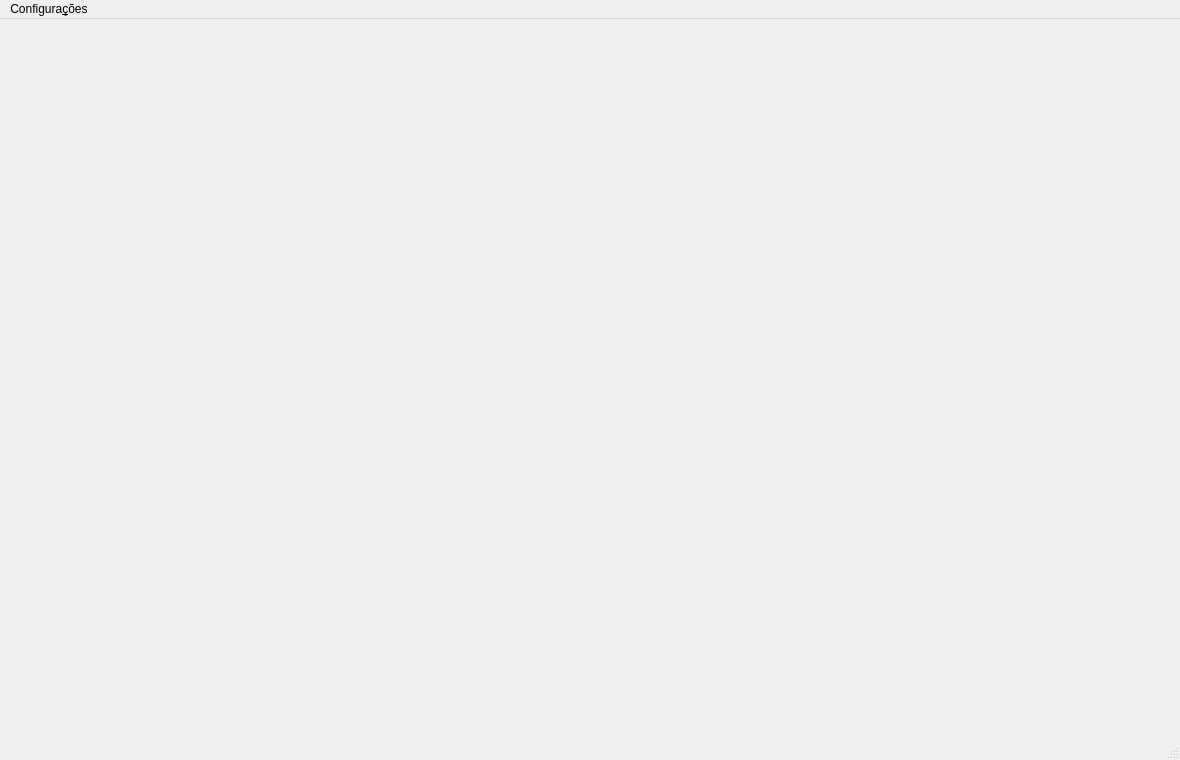
<?xml version="1.0" encoding="UTF-8"?>
<ui version="4.0">
 <class>MainWindow</class>
 <widget class="QMainWindow" name="MainWindow">
  <property name="geometry">
   <rect>
    <x>0</x>
    <y>0</y>
    <width>1180</width>
    <height>760</height>
   </rect>
  </property>
  <property name="windowTitle">
   <string>Smart Grid Monitor - Dashboard</string>
  </property>
  <widget class="QWidget" name="centralwidget"/>
  <widget class="QMenuBar" name="menubar">
   <property name="geometry">
    <rect>
     <x>0</x>
     <y>0</y>
     <width>1180</width>
     <height>26</height>
    </rect>
   </property>
   <widget class="QMenu" name="menuConfiguracoes">
    <property name="title">
     <string>Configura&amp;ções</string>
    </property>
    <addaction name="actionLimites"/>
   </widget>
   <addaction name="menuConfiguracoes"/>
  </widget>
  <widget class="QStatusBar" name="statusbar"/>
  <action name="actionLimites">
   <property name="text">
    <string>Limites de Alerta...</string>
   </property>
  </action>
 </widget>
 <resources/>
 <connections/>
</ui>
